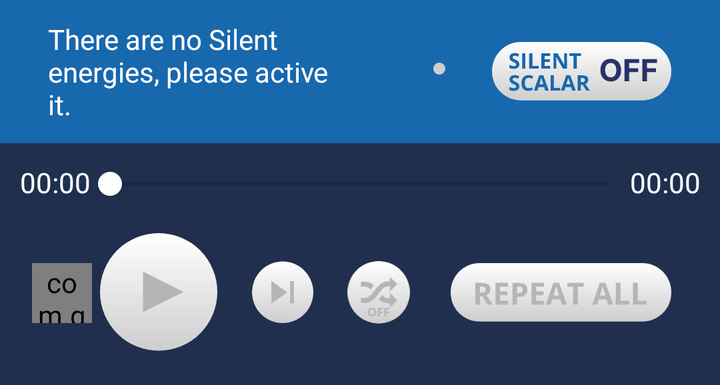
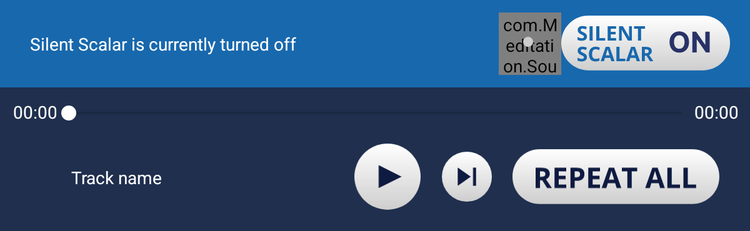

The same Android screen from two of the app's own layout files: first res/layout/ as a phone draws it, then the repository's variant for another configuration, drawn on a device whose configuration selects that folder. Both files follow.
<!-- AndroidManifest.xml: application theme AppTheme -->
<!-- res/layout/player_ui_fragment.xml -->
<?xml version="1.0" encoding="utf-8"?>
<LinearLayout xmlns:android="http://schemas.android.com/apk/res/android"
    xmlns:app="http://schemas.android.com/apk/res-auto"
    xmlns:font="http://schemas.android.com/apk/res-auto"
    xmlns:tools="http://schemas.android.com/tools"
    android:layout_width="match_parent"
    android:layout_height="wrap_content"
    android:background="@color/track_name_background"
    android:gravity="center_vertical"
    android:orientation="vertical"
    tools:context=".lemeor.tools.player.PlayerUIFragment">

    <androidx.constraintlayout.widget.ConstraintLayout
        android:id="@+id/viewPlayerScalar"
        android:layout_width="match_parent"
        android:layout_height="wrap_content"
        android:background="#1868AD"
        android:paddingVertical="10dp">

        <ImageView
            android:id="@+id/player_play_scalar"
            android:layout_width="wrap_content"
            android:layout_height="@dimen/height_repeat_button"
            android:layout_marginVertical="8dp"
            android:layout_marginStart="@dimen/activity_horizontal_margin"
            android:layout_marginEnd="@dimen/indent_24"
            android:adjustViewBounds="true"
            android:src="@drawable/ic_silent_scalar_off"
            app:layout_constraintBottom_toBottomOf="parent"
            app:layout_constraintEnd_toEndOf="parent"
            app:layout_constraintTop_toTopOf="parent"
            tools:ignore="ContentDescription" />

        <com.Meditation.Sounds.frequencies.views.RippleScalarPlay
            android:id="@+id/view_scalar_status_playing"
            android:layout_width="50dp"
            android:layout_height="50dp"
            android:visibility="invisible"
            app:layout_constraintBottom_toBottomOf="parent"
            app:layout_constraintEnd_toStartOf="@+id/player_play_scalar"
            app:layout_constraintTop_toTopOf="parent" />

        <View
            android:id="@+id/view_scalar_status_stoping"
            android:layout_width="6dp"
            android:layout_height="6dp"
            android:layout_marginEnd="3dp"
            android:layout_marginBottom="3dp"
            android:background="@drawable/bg_player_status_dot"
            app:layout_constraintBottom_toBottomOf="@+id/view_scalar_status_playing"
            app:layout_constraintEnd_toEndOf="@+id/view_scalar_status_playing"
            app:layout_constraintStart_toStartOf="@+id/view_scalar_status_playing"
            app:layout_constraintTop_toTopOf="@+id/view_scalar_status_playing" />

        <TextView
            android:id="@+id/tv_scalar_play_status"
            android:layout_width="0dp"
            android:layout_height="wrap_content"
            android:layout_marginStart="@dimen/activity_horizontal_margin"
            android:layout_marginEnd="@dimen/activity_horizontal_margin"
            android:ellipsize="marquee"
            app:layout_constraintEnd_toStartOf="@+id/view_scalar_status_playing"
            android:paddingStart="@dimen/indent_8"
            android:paddingEnd="@dimen/indent_8"
            android:text="@string/tv_there_no_silent_energies"
            android:textColor="@android:color/white"
            app:layout_constraintBottom_toBottomOf="parent"
            app:layout_constraintStart_toStartOf="parent"
            app:layout_constraintTop_toTopOf="parent" />

        <LinearLayout
            android:id="@+id/view_album_scalar"
            android:layout_width="0dp"
            android:layout_height="wrap_content"
            android:layout_marginStart="@dimen/indent_8"
            android:gravity="center_vertical"
            android:visibility="gone"
            app:layout_constraintBottom_toBottomOf="parent"
            app:layout_constraintEnd_toStartOf="@+id/view_scalar_status_playing"
            app:layout_constraintStart_toStartOf="parent"
            app:layout_constraintTop_toTopOf="parent">

            <com.github.siyamed.shapeimageview.RoundedImageView
                android:id="@+id/track_image_scalar"
                android:layout_width="@dimen/height_repeat_button"
                android:layout_height="@dimen/height_repeat_button"
                app:siBorderColor="@color/transparent"
                app:siBorderWidth="0dp"
                app:siRadius="5dp"
                android:src="@drawable/ic_album_default_small" />

            <TextView
                android:id="@+id/track_name_scalar"
                android:layout_width="wrap_content"
                android:layout_height="wrap_content"
                android:layout_marginEnd="@dimen/activity_horizontal_margin"
                android:ellipsize="marquee"
                android:paddingStart="@dimen/indent_8"
                android:paddingEnd="@dimen/indent_8"
                android:singleLine="true"
                android:textColor="@android:color/white"
                tools:text="Track name" />
        </LinearLayout>
    </androidx.constraintlayout.widget.ConstraintLayout>

    <View
        android:id="@+id/view_space_when_slient_quantum_gone"
        android:layout_width="0dp"
        android:layout_height="0dp"/>

    <LinearLayout
        android:layout_width="match_parent"
        android:layout_height="wrap_content"
        android:layout_marginHorizontal="10dp"
        android:gravity="center_vertical"
        android:orientation="horizontal"
        android:paddingTop="10dp">

        <TextView
            android:id="@+id/track_position"
            android:layout_width="35dp"
            android:layout_height="wrap_content"
            android:ellipsize="none"
            android:gravity="center"
            android:singleLine="true"
            android:textColor="@android:color/white"
            android:textSize="14dp"
            tools:text="00:00" />

        <SeekBar
            android:id="@+id/seekBar"
            android:layout_width="0dp"
            android:layout_height="wrap_content"
            android:layout_marginTop="1dp"
            android:layout_weight="1"
            android:paddingStart="10dp"
            android:paddingEnd="10dp"
            android:progressTint="@android:color/white"
            android:thumbTint="@android:color/white" />

        <TextView
            android:id="@+id/track_duration"
            android:layout_width="35dp"
            android:layout_height="wrap_content"
            android:ellipsize="none"
            android:gravity="center"
            android:singleLine="true"
            android:textColor="@android:color/white"
            android:textSize="14dp"
            tools:text="00:00" />
    </LinearLayout>

    <androidx.constraintlayout.widget.ConstraintLayout
        android:layout_width="match_parent"
        android:layout_height="wrap_content"
        android:gravity="center"
        android:orientation="horizontal"
        android:paddingVertical="@dimen/indent_16"
        android:paddingStart="@dimen/indent_16"
        android:paddingEnd="@dimen/indent_24">

        <com.github.siyamed.shapeimageview.RoundedImageView
            android:id="@+id/track_image"
            android:layout_width="@dimen/height_repeat_button"
            android:layout_height="@dimen/height_repeat_button"
            android:src="@drawable/ic_album_default_small"
            app:siBorderColor="@color/track_name_background"
            app:siBorderWidth="0dp"
            app:siRadius="5dp"
            app:layout_constraintBottom_toBottomOf="parent"
            app:layout_constraintLeft_toLeftOf="parent"
            app:layout_constraintTop_toTopOf="parent" />

        <LinearLayout
            android:id="@+id/view_album_info"
            android:layout_width="0dp"
            android:layout_height="0dp"
            android:gravity="center_vertical"
            android:orientation="vertical"
            app:layout_constraintBottom_toBottomOf="parent"
            app:layout_constraintEnd_toStartOf="@+id/player_previous"
            app:layout_constraintStart_toEndOf="@+id/track_image"
            app:layout_constraintTop_toTopOf="parent">

            <com.Meditation.Sounds.frequencies.views.CustomFontTextView
                android:id="@+id/track_title"
                android:layout_width="wrap_content"
                android:layout_height="wrap_content"
                android:ellipsize="marquee"
                android:paddingStart="@dimen/indent_8"
                android:paddingEnd="@dimen/indent_8"
                android:singleLine="true"
                android:textAllCaps="true"
                android:visibility="gone"
                android:textColor="@android:color/white"
                android:textSize="16sp"
                font:fontText="fonts/BebasNeue_Bold.otf"
                tools:text="Track name" />

            <TextView
                android:id="@+id/track_name"
                android:layout_width="wrap_content"
                android:layout_height="wrap_content"
                android:layout_marginEnd="@dimen/activity_horizontal_margin"
                android:ellipsize="marquee"
                android:paddingStart="@dimen/indent_8"
                android:paddingEnd="@dimen/indent_8"
                android:singleLine="true"
                android:text="@string/tv_please_choose_a_frequency_to_play"
                android:textColor="@android:color/white" />
        </LinearLayout>

        <ImageView
            android:id="@+id/player_previous"
            android:layout_width="@dimen/height_small_icon"
            android:layout_height="@dimen/height_small_icon"
            android:layout_marginEnd="@dimen/activity_horizontal_margin"
            android:rotation="180"
            android:src="@drawable/ic_next_song_new"
            android:visibility="gone"
            app:layout_constraintBottom_toBottomOf="parent"
            app:layout_constraintRight_toLeftOf="@+id/player_play"
            app:layout_constraintTop_toTopOf="parent"
            tools:ignore="ContentDescription" />

        <ImageView
            android:id="@+id/player_play"
            android:layout_width="@dimen/height_top_icon"
            android:layout_height="@dimen/height_top_icon"
            android:layout_marginEnd="@dimen/indent_16"
            android:src="@drawable/ic_play_song_disable"
            app:layout_constraintBottom_toBottomOf="parent"
            app:layout_constraintEnd_toStartOf="@+id/player_next"
            app:layout_constraintTop_toTopOf="parent"
            tools:ignore="ContentDescription" />

        <ImageView
            android:id="@+id/player_next"
            android:layout_width="@dimen/height_button_player_default"
            android:layout_height="@dimen/height_button_player_default"
            android:layout_marginEnd="@dimen/indent_16"
            android:src="@drawable/ic_next_song_new_disable"
            app:layout_constraintBottom_toBottomOf="parent"
            app:layout_constraintEnd_toStartOf="@+id/player_shuffle"
            app:layout_constraintTop_toTopOf="parent"
            tools:ignore="ContentDescription" />

        <ImageView
            android:id="@+id/player_shuffle"
            android:layout_width="@dimen/height_button_player_default"
            android:layout_height="@dimen/height_button_player_default"
            android:layout_marginEnd="@dimen/indent_20"
            android:src="@drawable/ic_shuffle_new_off_disbale"
            app:layout_constraintBottom_toBottomOf="parent"
            app:layout_constraintEnd_toStartOf="@+id/player_repeat"
            app:layout_constraintTop_toTopOf="parent"
            tools:ignore="ContentDescription" />

        <ImageView
            android:id="@+id/player_repeat"
            android:layout_width="wrap_content"
            android:layout_height="@dimen/height_repeat_button"
            android:adjustViewBounds="true"
            android:src="@drawable/ic_repeat_all_disable"
            app:layout_constraintBottom_toBottomOf="parent"
            app:layout_constraintEnd_toEndOf="parent"
            app:layout_constraintTop_toTopOf="parent"
            tools:ignore="ContentDescription" />

    </androidx.constraintlayout.widget.ConstraintLayout>
</LinearLayout>
<!-- resources referenced by this layout -->
<resources>
  <color name="track_name_background">#202F4E</color>
  <color name="transparent">#00000000</color>
  <dimen name="activity_horizontal_margin">16dp</dimen>
  <dimen name="height_button_player_default">32dp</dimen>
  <dimen name="height_repeat_button">30dp</dimen>
  <dimen name="height_small_icon">32dp</dimen>
  <dimen name="height_top_icon">60dp</dimen>
  <dimen name="indent_16">16dp</dimen>
  <dimen name="indent_20">20dp</dimen>
  <dimen name="indent_24">24dp</dimen>
  <dimen name="indent_8">8dp</dimen>
  <!-- drawable bg_player_status_dot (drawable) -->
  <?xml version="1.0" encoding="utf-8"?>
  <shape android:shape="oval" xmlns:android="http://schemas.android.com/apk/res/android">
      <solid android:color="#FFCECECE"/>
  </shape>
  <!-- drawable ic_next_song_new (drawable) -->
  <vector xmlns:android="http://schemas.android.com/apk/res/android"
      xmlns:aapt="http://schemas.android.com/aapt"
      android:width="79dp"
      android:height="81dp"
      android:viewportWidth="79"
      android:viewportHeight="81">
    <path
        android:pathData="M39.5,39.5m-39.5,0a39.5,39.5 0,1 1,79 0a39.5,39.5 0,1 1,-79 0">
      <aapt:attr name="android:fillColor">
        <gradient 
            android:startX="39.5"
            android:startY="0"
            android:endX="39.5"
            android:endY="79"
            android:type="linear">
          <item android:offset="0" android:color="#FFFFFFFF"/>
          <item android:offset="1" android:color="#FFCECECE"/>
        </gradient>
      </aapt:attr>
    </path>
    <group>
      <clip-path
          android:pathData="M25,25h29v29h-29z"/>
      <path
          android:pathData="M25,54L45.542,39.5L25,25V54ZM49.167,25V54H54V25H49.167Z"
          android:fillColor="#0E1A40"/>
    </group>
  </vector>
  <!-- drawable ic_play_song_disable (drawable) -->
  <vector xmlns:android="http://schemas.android.com/apk/res/android"
      xmlns:aapt="http://schemas.android.com/aapt"
      android:width="101dp"
      android:height="103dp"
      android:viewportWidth="101"
      android:viewportHeight="103">
    <path
        android:pathData="M50.5,50.5m-50.5,0a50.5,50.5 0,1 1,101 0a50.5,50.5 0,1 1,-101 0">
      <aapt:attr name="android:fillColor">
        <gradient 
            android:startX="50.5"
            android:startY="0"
            android:endX="50.5"
            android:endY="101"
            android:type="linear">
          <item android:offset="0" android:color="#FFFFFFFF"/>
          <item android:offset="1" android:color="#FFCECECE"/>
        </gradient>
      </aapt:attr>
    </path>
    <path
        android:pathData="M37,33V68L72,50.5L37,33Z"
        android:fillColor="#B5B5B5"/>
  </vector>
  <string name="tv_please_choose_a_frequency_to_play">Please choose a Frequency to play</string>
  <string name="tv_there_no_silent_energies">There are no Silent energies, please active it.</string>
  <style name="AppTheme" parent="Theme.AppCompat.Light.NoActionBar">
          <item name="colorPrimary">@color/colorPrimary</item>
          <item name="colorPrimaryDark">@color/colorPrimaryDark</item>
          <item name="colorAccent">@color/colorAccent</item>
          <item name="android:windowNoTitle">true</item>
          <item name="android:windowFullscreen">false</item>
          <item name="android:statusBarColor">@color/black</item>
      </style>
  <color name="colorPrimary">#3F51B5</color>
  <color name="colorPrimaryDark">#303F9F</color>
  <color name="colorAccent">#FF4081</color>
</resources>
<!-- res/layout-sw600dp/player_ui_fragment.xml (the repository's variant of the layout above) -->
<!-- drawn on a 7-inch tablet held upright -->
<?xml version="1.0" encoding="utf-8"?>
<LinearLayout xmlns:android="http://schemas.android.com/apk/res/android"
    xmlns:app="http://schemas.android.com/apk/res-auto"
    xmlns:font="http://schemas.android.com/apk/res-auto"
    xmlns:tools="http://schemas.android.com/tools"
    android:layout_width="match_parent"
    android:layout_height="wrap_content"
    android:background="@color/track_name_background"
    android:gravity="center_vertical"
    android:orientation="vertical"
    tools:context=".lemeor.tools.player.PlayerUIFragment">

    <androidx.constraintlayout.widget.ConstraintLayout
        android:layout_width="match_parent"
        android:layout_height="wrap_content"
        android:background="#1868AD"
        android:paddingVertical="10dp">

        <ImageView
            android:id="@+id/player_play_scalar"
            android:layout_width="wrap_content"
            android:layout_height="@dimen/height_repeat_button"
            android:layout_marginStart="@dimen/activity_horizontal_margin"
            android:layout_marginEnd="@dimen/activity_horizontal_margin"
            android:adjustViewBounds="true"
            android:src="@drawable/ic_silent_scalar_on"
            app:layout_constraintBottom_toBottomOf="parent"
            app:layout_constraintEnd_toEndOf="parent"
            app:layout_constraintTop_toTopOf="parent"
            tools:ignore="ContentDescription" />

        <com.Meditation.Sounds.frequencies.views.RippleScalarPlay
            android:id="@+id/view_scalar_status_playing"
            android:layout_width="50dp"
            android:layout_height="50dp"
            app:layout_constraintBottom_toBottomOf="parent"
            app:layout_constraintEnd_toStartOf="@+id/player_play_scalar"
            app:layout_constraintTop_toTopOf="parent" />

        <View
            android:id="@+id/view_scalar_status_stoping"
            android:layout_width="8dp"
            android:layout_height="8dp"
            android:layout_marginEnd="3dp"
            android:layout_marginBottom="3dp"
            android:background="@drawable/bg_player_status_dot"
            app:layout_constraintBottom_toBottomOf="@+id/view_scalar_status_playing"
            app:layout_constraintEnd_toEndOf="@+id/view_scalar_status_playing"
            app:layout_constraintStart_toStartOf="@+id/view_scalar_status_playing"
            app:layout_constraintTop_toTopOf="@+id/view_scalar_status_playing" />


        <TextView
            android:id="@+id/tv_scalar_play_status"
            android:layout_width="0dp"
            android:layout_height="wrap_content"
            android:layout_marginStart="@dimen/activity_horizontal_margin"
            android:layout_marginEnd="@dimen/activity_horizontal_margin"
            android:ellipsize="marquee"
            android:paddingStart="@dimen/indent_8"
            android:paddingEnd="@dimen/indent_8"
            android:text="@string/tv_silent_scalar_turned_off"
            android:textColor="@android:color/white"
            app:layout_constraintEnd_toStartOf="@+id/view_scalar_status_playing"
            app:layout_constraintBottom_toBottomOf="parent"
            app:layout_constraintStart_toStartOf="parent"
            app:layout_constraintTop_toTopOf="parent" />

        <LinearLayout
            android:id="@+id/view_album_scalar"
            android:layout_width="0dp"
            android:layout_height="wrap_content"
            android:gravity="center_vertical"
            android:visibility="gone"
            android:layout_marginStart="@dimen/indent_8"
            app:layout_constraintBottom_toBottomOf="parent"
            app:layout_constraintEnd_toStartOf="@+id/view_scalar_status_playing"
            app:layout_constraintStart_toStartOf="parent"
            app:layout_constraintTop_toTopOf="parent">

            <ImageView
                android:id="@+id/track_image_scalar"
                android:layout_width="@dimen/height_small_icon"
                android:layout_height="@dimen/height_small_icon"
                android:padding="5dp"
                android:src="@drawable/ic_album_default_small" />

            <TextView
                android:id="@+id/track_name_scalar"
                android:layout_width="wrap_content"
                android:layout_height="wrap_content"
                android:layout_marginEnd="@dimen/activity_horizontal_margin"
                android:ellipsize="marquee"
                android:paddingStart="@dimen/indent_8"
                android:paddingEnd="@dimen/indent_8"
                android:singleLine="true"
                android:textColor="@android:color/white"
                tools:text="Track name" />
        </LinearLayout>
    </androidx.constraintlayout.widget.ConstraintLayout>

    <LinearLayout
        android:layout_width="match_parent"
        android:layout_height="wrap_content"
        android:layout_marginHorizontal="10dp"
        android:gravity="center_vertical"
        android:orientation="horizontal"
        android:paddingTop="10dp">

        <TextView
            android:id="@+id/track_position"
            android:layout_width="35dp"
            android:layout_height="wrap_content"
            android:ellipsize="none"
            android:gravity="center"
            android:singleLine="true"
            android:textColor="@android:color/white"
            android:textSize="14dp"
            tools:text="00:00" />

        <SeekBar
            android:id="@+id/seekBar"
            android:layout_width="0dp"
            android:layout_height="wrap_content"
            android:layout_marginTop="1dp"
            android:layout_weight="1"
            android:paddingStart="10dp"
            android:paddingEnd="10dp"
            android:progressTint="@android:color/white"
            android:thumbTint="@android:color/white" />

        <TextView
            android:id="@+id/track_duration"
            android:layout_width="35dp"
            android:layout_height="wrap_content"
            android:ellipsize="none"
            android:gravity="center"
            android:singleLine="true"
            android:textColor="@android:color/white"
            android:textSize="14dp"
            tools:text="00:00" />
    </LinearLayout>

    <androidx.constraintlayout.widget.ConstraintLayout
        android:layout_width="match_parent"
        android:layout_height="wrap_content"
        android:gravity="center"
        android:orientation="horizontal"
        android:paddingStart="@dimen/indent_8"
        android:paddingEnd="@dimen/indent_8"
        android:paddingVertical="@dimen/indent_16">

        <ImageView
            android:id="@+id/track_image"
            android:layout_width="@dimen/height_small_icon"
            android:layout_height="@dimen/height_small_icon"
            android:padding="5dp"
            android:src="@drawable/ic_album_default_small"
            app:layout_constraintBottom_toBottomOf="parent"
            app:layout_constraintLeft_toLeftOf="parent"
            app:layout_constraintTop_toTopOf="parent" />

        <com.Meditation.Sounds.frequencies.views.CustomFontTextView
            android:id="@+id/track_title"
            android:layout_width="0dp"
            android:layout_height="wrap_content"
            android:ellipsize="marquee"
            android:paddingStart="@dimen/indent_8"
            android:paddingEnd="@dimen/indent_8"
            android:singleLine="true"
            android:textAllCaps="true"
            android:textColor="@android:color/white"
            android:textSize="16sp"
            android:visibility="gone"
            app:layout_constraintBottom_toTopOf="@id/track_name"
            app:layout_constraintLeft_toRightOf="@+id/track_image"
            app:layout_constraintRight_toRightOf="parent"
            app:layout_constraintTop_toTopOf="parent"
            font:fontText="fonts/BebasNeue_Bold.otf"
            tools:text="Track name" />

        <TextView
            android:id="@+id/track_name"
            android:layout_width="0dp"
            android:layout_height="wrap_content"
            android:layout_marginEnd="@dimen/activity_horizontal_margin"
            android:ellipsize="marquee"
            android:paddingStart="@dimen/indent_8"
            android:paddingEnd="@dimen/indent_8"
            android:singleLine="true"
            android:textColor="@android:color/white"
            app:layout_constraintBottom_toBottomOf="parent"
            app:layout_constraintEnd_toStartOf="@+id/player_previous"
            app:layout_constraintStart_toEndOf="@+id/track_image"
            app:layout_constraintTop_toBottomOf="@id/track_title"
            tools:text="Track name" />

        <ImageView
            android:id="@+id/player_repeat"
            android:layout_width="wrap_content"
            android:layout_height="@dimen/height_repeat_button"
            android:layout_marginEnd="@dimen/activity_horizontal_margin"
            android:adjustViewBounds="true"
            android:src="@drawable/ic_repeat_all"
            app:layout_constraintBottom_toBottomOf="parent"
            app:layout_constraintEnd_toStartOf="@+id/player_shuffle"
            app:layout_constraintTop_toTopOf="parent"
            tools:ignore="ContentDescription" />

        <ImageView
            android:id="@+id/player_previous"
            android:layout_width="@dimen/height_small_icon"
            android:layout_height="@dimen/height_small_icon"
            android:layout_marginEnd="@dimen/activity_horizontal_margin"
            android:rotation="180"
            android:src="@drawable/ic_next_song_new"
            android:visibility="gone"
            app:layout_constraintBottom_toBottomOf="parent"
            app:layout_constraintRight_toLeftOf="@+id/player_play"
            app:layout_constraintTop_toTopOf="parent"
            tools:ignore="ContentDescription" />

        <ImageView
            android:id="@+id/player_play"
            android:layout_width="@dimen/height_top_icon"
            android:layout_height="@dimen/height_top_icon"
            android:layout_marginEnd="@dimen/activity_horizontal_margin"
            android:src="@drawable/bg_btn_play_pause"
            app:layout_constraintBottom_toBottomOf="parent"
            app:layout_constraintEnd_toStartOf="@+id/player_next"
            app:layout_constraintTop_toTopOf="parent"
            tools:ignore="ContentDescription" />

        <ImageView
            android:id="@+id/player_next"
            android:layout_width="@dimen/height_small_icon"
            android:layout_height="@dimen/height_small_icon"
            android:layout_marginEnd="@dimen/activity_horizontal_margin"
            android:src="@drawable/ic_next_song_new"
            app:layout_constraintBottom_toBottomOf="parent"
            app:layout_constraintEnd_toStartOf="@+id/player_repeat"
            app:layout_constraintTop_toTopOf="parent"
            tools:ignore="ContentDescription" />

        <ImageView
            android:id="@+id/player_shuffle"
            android:layout_width="@dimen/height_medium_icon"
            android:layout_height="@dimen/height_medium_icon"
            android:layout_marginStart="@dimen/height_medium_icon"
            android:layout_marginEnd="@dimen/height_medium_icon"
            android:src="@drawable/ic_shuffle"
            android:visibility="gone"
            app:layout_constraintBottom_toBottomOf="parent"
            app:layout_constraintEnd_toEndOf="parent"
            app:layout_constraintTop_toTopOf="parent"
            tools:ignore="ContentDescription" />
    </androidx.constraintlayout.widget.ConstraintLayout>
</LinearLayout>
<!-- resources referenced by the variant -->
<!-- as a 7-inch tablet held upright resolves them -->
<resources>
  <color name="track_name_background">#202F4E</color>
  <!-- from res/values-sw600dp/ -->
  <dimen name="activity_horizontal_margin">16dp</dimen>
  <!-- from res/values-sw600dp/ -->
  <dimen name="height_medium_icon">43dp</dimen>
  <!-- from res/values-sw600dp/ -->
  <dimen name="height_repeat_button">45dp</dimen>
  <!-- from res/values-sw600dp/ -->
  <dimen name="height_small_icon">41dp</dimen>
  <!-- from res/values-sw600dp/ -->
  <dimen name="height_top_icon">54dp</dimen>
  <dimen name="indent_16">16dp</dimen>
  <dimen name="indent_8">8dp</dimen>
  <!-- drawable bg_btn_play_pause (drawable) -->
  <?xml version="1.0" encoding="utf-8"?>
  <selector xmlns:android="http://schemas.android.com/apk/res/android">
      <item android:drawable="@drawable/ic_pause_song" android:state_selected="true"></item>
      <item android:drawable="@drawable/ic_play_song"></item>
  </selector>
  <!-- drawable bg_player_status_dot (drawable) -->
  <?xml version="1.0" encoding="utf-8"?>
  <shape android:shape="oval" xmlns:android="http://schemas.android.com/apk/res/android">
      <solid android:color="#FFCECECE"/>
  </shape>
  <string name="tv_silent_scalar_turned_off">Silent Scalar is currently turned off</string>
  <style name="AppTheme" parent="Theme.AppCompat.Light.NoActionBar">
          <item name="colorPrimary">@color/colorPrimary</item>
          <item name="colorPrimaryDark">@color/colorPrimaryDark</item>
          <item name="colorAccent">@color/colorAccent</item>
          <item name="android:windowNoTitle">true</item>
          <item name="android:windowFullscreen">false</item>
          <item name="android:statusBarColor">@color/black</item>
      </style>
  <!-- drawable ic_pause_song (drawable) -->
  <vector xmlns:android="http://schemas.android.com/apk/res/android"
      xmlns:aapt="http://schemas.android.com/aapt"
      android:width="101dp"
      android:height="103dp"
      android:viewportWidth="101"
      android:viewportHeight="103">
    <path
        android:pathData="M50.5,50.5m-50.5,0a50.5,50.5 0,1 1,101 0a50.5,50.5 0,1 1,-101 0">
      <aapt:attr name="android:fillColor">
        <gradient 
            android:startX="50.5"
            android:startY="0"
            android:endX="50.5"
            android:endY="101"
            android:type="linear">
          <item android:offset="0" android:color="#FFFFFFFF"/>
          <item android:offset="1" android:color="#FFCECECE"/>
        </gradient>
      </aapt:attr>
    </path>
    <path
        android:pathData="M37,33H45V68H37V33Z"
        android:fillColor="#0E1A40"/>
    <path
        android:pathData="M55,33H63V68H55V33Z"
        android:fillColor="#0E1A40"/>
  </vector>
  <!-- drawable ic_play_song (drawable) -->
  <vector xmlns:android="http://schemas.android.com/apk/res/android"
      xmlns:aapt="http://schemas.android.com/aapt"
      android:width="101dp"
      android:height="103dp"
      android:viewportWidth="101"
      android:viewportHeight="103">
    <path
        android:pathData="M50.5,50.5m-50.5,0a50.5,50.5 0,1 1,101 0a50.5,50.5 0,1 1,-101 0">
      <aapt:attr name="android:fillColor">
        <gradient 
            android:startX="50.5"
            android:startY="0"
            android:endX="50.5"
            android:endY="101"
            android:type="linear">
          <item android:offset="0" android:color="#FFFFFFFF"/>
          <item android:offset="1" android:color="#FFCECECE"/>
        </gradient>
      </aapt:attr>
    </path>
    <path
        android:pathData="M37,33V68L72,50.5L37,33Z"
        android:fillColor="#0E1A40"/>
  </vector>
  <color name="colorPrimary">#3F51B5</color>
  <color name="colorPrimaryDark">#303F9F</color>
  <color name="colorAccent">#FF4081</color>
</resources>
